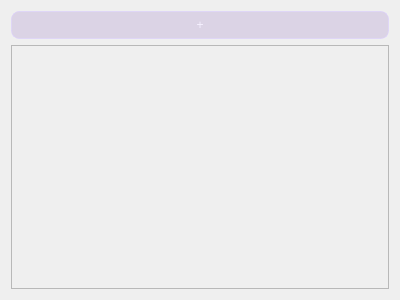
<?xml version="1.0" encoding="UTF-8"?>
<ui version="4.0">
 <class>Form</class>
 <widget class="QWidget" name="Form">
  <property name="geometry">
   <rect>
    <x>0</x>
    <y>0</y>
    <width>400</width>
    <height>300</height>
   </rect>
  </property>
  <property name="windowTitle">
   <string>Form</string>
  </property>
  <layout class="QVBoxLayout" name="verticalLayout">
   <item>
    <widget class="QPushButton" name="pushButton">
     <property name="styleSheet">
      <string notr="true">
QPushButton {
    background-color: rgba(180, 160, 210, 90);
    background-image: none;
    border-image: none;
    color: rgb(245, 240, 255);
    border: 1px solid rgba(220, 205, 255, 150);
    border-radius: 8px;
    padding: 6px 12px;
}

QPushButton:hover {
    background-color: rgba(180, 160, 210, 140);
}

QPushButton:pressed {
    background-color: rgba(140, 120, 175, 180);
}

</string>
     </property>
     <property name="text">
      <string>+</string>
     </property>
    </widget>
   </item>
   <item>
    <widget class="QScrollArea" name="scrollArea">
     <property name="widgetResizable">
      <bool>true</bool>
     </property>
     <widget class="QWidget" name="scrollAreaWidgetContents">
      <property name="geometry">
       <rect>
        <x>0</x>
        <y>0</y>
        <width>376</width>
        <height>239</height>
       </rect>
      </property>
     </widget>
    </widget>
   </item>
  </layout>
 </widget>
 <resources/>
 <connections/>
</ui>
